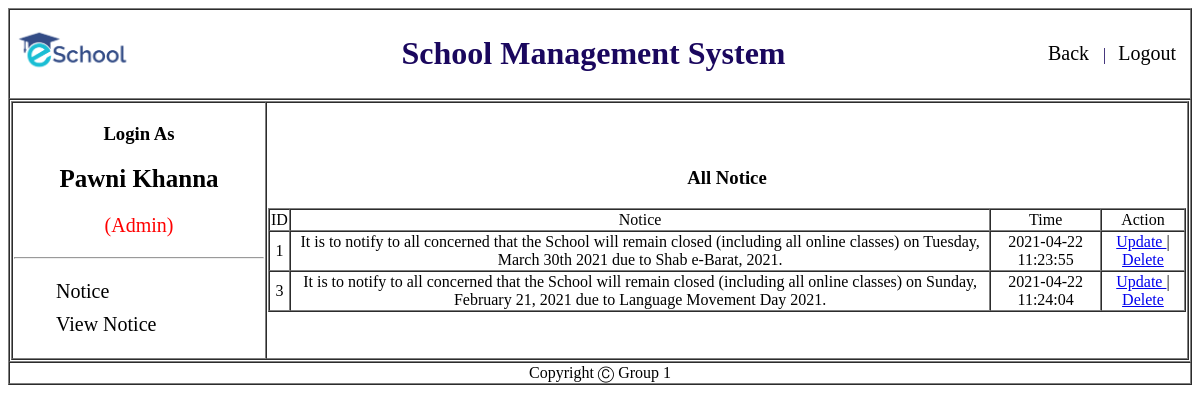
The page /Admin/view/viewNotice.php (signed in) on the database its author committed.
### tables this page shows
CREATE TABLE `school_notice` (
  `id` int(3) NOT NULL,
  `notice` varchar(500) NOT NULL,
  `time` timestamp NOT NULL DEFAULT current_timestamp() ON UPDATE current_timestamp()
);

### Admin/Model/noticeModel.php (called while the page is built, shortened)
<?php
function allUserList(){
    $conn = getConnection();
    $sql = "select * from school_notice";
    $result = mysqli_query($conn, $sql);
    $users =[];
		while($row = mysqli_fetch_assoc($result)){
			array_push($users, $row);
		}
		return $users;
}
?>

### Admin/View/viewNotice.php (the view, shortened to what this page needs)
<?php
	include('header.php');
  include_once('../model/noticeModel.php');
  $UsersList = allUserList();
?>
<div id="sidebar" class="">
                <ul>
                  <li><a href="postNotice.php">Notice</a></li>
									<li><a href="viewNotice.php">View Notice</a></li>
                </ul>
							</div>
              </td>
              <td>
                 <center><h3>All Notice</h3></center>
                <?php
								echo "<table border = 1 width='100%' cellspacing = 0  >
								<tr align = 'center'>
                    <td>ID</td>
								    <td>Notice</td>
								    <td>Time</td>
										<td>Action</td>
								</tr>";
								for($i = 0; $i<count($UsersList); $i++){
								    echo "<tr align = 'center'>
								    <td>{$UsersList[$i]['id']}</td>
								    <td>{$UsersList[$i]['notice']}</td>
								    <td>{$UsersList[$i]['time']}</td>
								    <td> <a href='editNotice.php?id={$UsersList[$i]['id']}'> Update </a> | <a href='deleteNotice.php?id={$UsersList[$i]['id']}'> Delete </a>  </td>
								</tr>";
								}
								echo "</table>";
								?>
              </td>
            </tr>
          </table>
        </td>
      </tr>
<?php include('footer.php'); ?>

### Admin/Style/sidebar.css (style rules this page uses)
#sidebar ul li { list-style-type: none; font-size: 20px; padding: 5px 2px; }
#sidebar ul li:last-child { border-bottom: 0; }
#sidebar ul li a { text-decoration: none; color: #000; }

### rows shown on the page
school_notice: id "1", notice "It is to notify to all concerned that the School will remain closed (including all online classes) on Tuesday, March 30th 2021 due to Shab e-Barat, 2021.", time "2021-04-22 11:23:55"
school_notice: id "3", notice "It is to notify to all concerned that the School will remain closed (including all online classes) on Sunday, February 21, 2021 due to Language Movement Day 2021.", time "2021-04-22 11:24:04"

### other values the page prints
$_COOKIE['name'] "Pawni Khanna"
